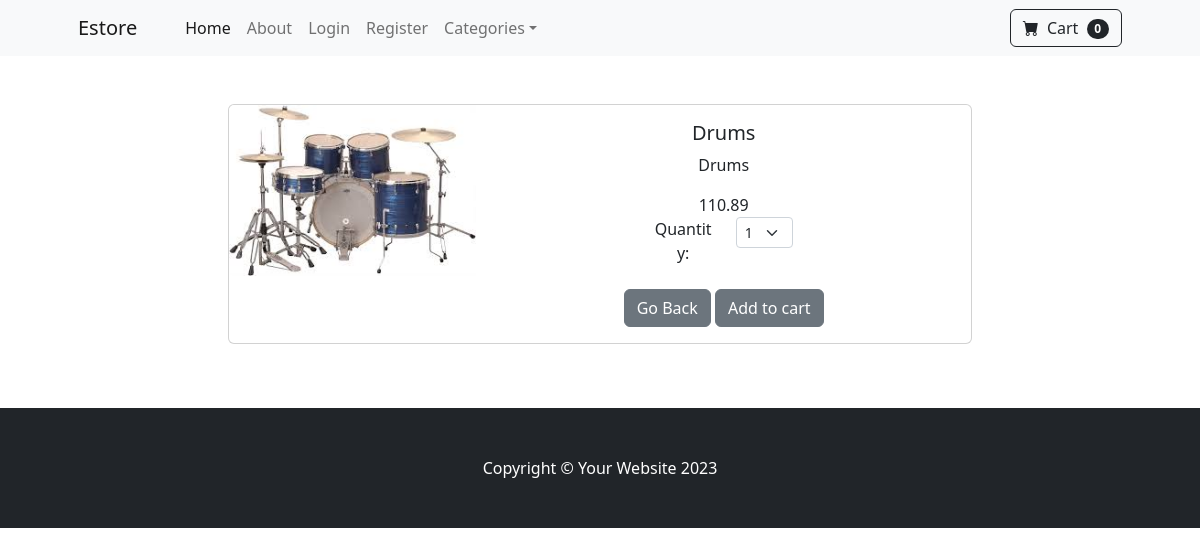
Screenshot of /product/4/ with the database file from the repository.
### Estore/models.py (models this page shows, shortened)
class Product(models.Model):
    name = models.CharField(max_length=100)
    price = models.DecimalField(default=0, decimal_places=2, max_digits=7)
    category = models.ForeignKey(Category,on_delete=models.CASCADE,default = 1)
    description = models.CharField(max_length=1000,default = '',blank=True, null=True)
    image = models.ImageField(upload_to='upload/product/')
    is_sale = models.BooleanField(default = False)
    sale_price = models.DecimalField(default = 0 ,decimal_places= 2, max_digits=7)

### Estore/views.py (the view)
# urls.py: path('product/<int:pk>/',views.product, name="product"),
def product(request,pk):
    product = Product.objects.get(id=pk)
    return render(request,'product.html', {'product': product})

### cart/cart.py (called while the page is built)
    def __len__(self):#returns the length of the cart
        return len(self.cart)

### cart/context_processor.py (called while the page is built)
def cart(request):
    return {'cart': Cart(request)}

### Estore/templates/product.html (shortened to what this page needs)
{% extends 'base.html' %}
{% block content %}
<div class="container">
    <div class="row">
        <center>
            <div class="col-8">
                <br/><br/>
                <div class="card mb-3" >
                    <div class="row g-0">
                      <div class="col-md-4">
                        {% if product.is_sale %}
                        <div class="badge bg-dark text-white position-absolute" style="top: 0.5rem; right: 0.5rem">Sale</div>
                        <img src="{{product.image.url}}" class="img-fluid rounded-start" alt="...">
                      </div>
                      <div class="col-md-8">
                        <div class="card-body">
                          <h5 class="card-title">{{product.name}}</h5>
                          <p class="card-text">{{product.description}}</p>
                          <strike>{{product.price}}</strike>
                          {{product.sale_price}}
                          <div class="row justify-content-center">
                            <div class = "col-md-2">Quantity:</div>
                              <div class = "col-md-2">
                                <select class="form-select form-select-sm" id = "qty-cart">
                                  <option value="1">1</option>
                                  <option value="2">2</option>
                                  <option value="3">3</option>
                                </select>
                            </div>
                          </div>
                          {% else %}
                          <img src="{{product.image.url}}" class="img-fluid rounded-start" alt="...">
                      </div>
                      <div class="col-md-8">
                        <div class="card-body">
                          <h5 class="card-title">{{product.name}}</h5>
                          <p class="card-text">{{product.description}}</p>
                           {{product.price}}
                           <br>
                          <div class="row justify-content-center">
                            <div class = "col-md-2">Quantity:</div>
                              <div class = "col-md-2">
                                <select class="form-select form-select-sm" id = "qty-cart">
                                  <option value="1">1</option>
                                </select>
                            </div>
                          </div>
                          {% endif %}
                            <br>
                          <a href="{% url 'home' %}" class="btn btn-secondary">Go Back</a>
                          <button type = "button" class="btn btn-secondary" value = '{{ product.id }}' id ='add-cart' >Add to cart</button>
                        </div>
                      </div>
                    </div>
                  </div>
                <br/><br/>
        	</div>
        </center>
    </div>
</div>
{% endblock %}

### rows the page displays
Product: image (picture), name "Drums", description "Drums", price "110.89"

### other values shown
{{ cart|length }} "0"
